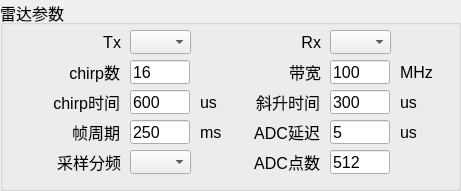
    <widget class="QGroupBox" name="groupBox_static">
     <property name="geometry">
      <rect>
       <x>20</x>
       <y>110</y>
       <width>461</width>
       <height>191</height>
      </rect>
     </property>
     <property name="font">
      <font>
       <family>Microsoft YaHei UI</family>
       <pointsize>12</pointsize>
      </font>
     </property>
     <property name="title">
      <string>雷达参数</string>
     </property>
     <widget class="QLineEdit" name="lineEdit_radarRampTime">
      <property name="geometry">
       <rect>
        <x>330</x>
        <y>90</y>
        <width>60</width>
        <height>24</height>
       </rect>
      </property>
      <property name="font">
       <font>
        <family>Microsoft YaHei UI</family>
        <pointsize>12</pointsize>
       </font>
      </property>
      <property name="text">
       <string>300</string>
      </property>
     </widget>
     <widget class="QLabel" name="label_7">
      <property name="geometry">
       <rect>
        <x>250</x>
        <y>90</y>
        <width>70</width>
        <height>24</height>
       </rect>
      </property>
      <property name="font">
       <font>
        <family>Microsoft YaHei UI</family>
        <pointsize>12</pointsize>
       </font>
      </property>
      <property name="text">
       <string>斜升时间</string>
      </property>
      <property name="alignment">
       <set>Qt::AlignRight|Qt::AlignTrailing|Qt::AlignVCenter</set>
      </property>
     </widget>
     <widget class="QLineEdit" name="lineEdit_radarBw">
      <property name="geometry">
       <rect>
        <x>330</x>
        <y>60</y>
        <width>60</width>
        <height>24</height>
       </rect>
      </property>
      <property name="font">
       <font>
        <family>Microsoft YaHei UI</family>
        <pointsize>12</pointsize>
       </font>
      </property>
      <property name="text">
       <string>100</string>
      </property>
     </widget>
     <widget class="QLabel" name="label_33">
      <property name="geometry">
       <rect>
        <x>400</x>
        <y>90</y>
        <width>51</width>
        <height>24</height>
       </rect>
      </property>
      <property name="font">
       <font>
        <family>Microsoft YaHei UI</family>
        <pointsize>12</pointsize>
       </font>
      </property>
      <property name="text">
       <string>us</string>
      </property>
     </widget>
     <widget class="QLabel" name="label_46">
      <property name="geometry">
       <rect>
        <x>250</x>
        <y>60</y>
        <width>71</width>
        <height>24</height>
       </rect>
      </property>
      <property name="font">
       <font>
        <family>Microsoft YaHei UI</family>
        <pointsize>12</pointsize>
       </font>
      </property>
      <property name="text">
       <string>带宽</string>
      </property>
      <property name="alignment">
       <set>Qt::AlignRight|Qt::AlignTrailing|Qt::AlignVCenter</set>
      </property>
     </widget>
     <widget class="QLabel" name="label_38">
      <property name="geometry">
       <rect>
        <x>400</x>
        <y>60</y>
        <width>51</width>
        <height>24</height>
       </rect>
      </property>
      <property name="font">
       <font>
        <family>Microsoft YaHei UI</family>
        <pointsize>12</pointsize>
       </font>
      </property>
      <property name="text">
       <string>MHz</string>
      </property>
     </widget>
     <widget class="QLabel" name="label_8">
      <property name="geometry">
       <rect>
        <x>50</x>
        <y>30</y>
        <width>71</width>
        <height>24</height>
       </rect>
      </property>
      <property name="font">
       <font>
        <family>Microsoft YaHei UI</family>
        <pointsize>12</pointsize>
       </font>
      </property>
      <property name="text">
       <string>Tx</string>
      </property>
      <property name="alignment">
       <set>Qt::AlignRight|Qt::AlignTrailing|Qt::AlignVCenter</set>
      </property>
     </widget>
     <widget class="QComboBox" name="comboBox_radarTxAnt">
      <property name="geometry">
       <rect>
        <x>130</x>
        <y>30</y>
        <width>61</width>
        <height>24</height>
       </rect>
      </property>
      <property name="font">
       <font>
        <family>Microsoft YaHei UI</family>
        <pointsize>12</pointsize>
       </font>
      </property>
     </widget>
     <widget class="QLineEdit" name="lineEdit_radarChirps">
      <property name="geometry">
       <rect>
        <x>130</x>
        <y>60</y>
        <width>60</width>
        <height>24</height>
       </rect>
      </property>
      <property name="font">
       <font>
        <family>Microsoft YaHei UI</family>
        <pointsize>12</pointsize>
       </font>
      </property>
      <property name="text">
       <string>16</string>
      </property>
     </widget>
     <widget class="QLabel" name="label_9">
      <property name="geometry">
       <rect>
        <x>50</x>
        <y>60</y>
        <width>70</width>
        <height>24</height>
       </rect>
      </property>
      <property name="font">
       <font>
        <family>Microsoft YaHei UI</family>
        <pointsize>12</pointsize>
       </font>
      </property>
      <property name="text">
       <string>chirp数</string>
      </property>
      <property name="alignment">
       <set>Qt::AlignRight|Qt::AlignTrailing|Qt::AlignVCenter</set>
      </property>
     </widget>
     <widget class="QLabel" name="label_39">
      <property name="geometry">
       <rect>
        <x>400</x>
        <y>120</y>
        <width>51</width>
        <height>24</height>
       </rect>
      </property>
      <property name="font">
       <font>
        <family>Microsoft YaHei UI</family>
        <pointsize>12</pointsize>
       </font>
      </property>
      <property name="text">
       <string>us</string>
      </property>
     </widget>
     <widget class="QLineEdit" name="lineEdit_radarADCDelay">
      <property name="geometry">
       <rect>
        <x>330</x>
        <y>120</y>
        <width>60</width>
        <height>24</height>
       </rect>
      </property>
      <property name="font">
       <font>
        <family>Microsoft YaHei UI</family>
        <pointsize>12</pointsize>
       </font>
      </property>
      <property name="text">
       <string>5</string>
      </property>
     </widget>
     <widget class="QLabel" name="label_10">
      <property name="geometry">
       <rect>
        <x>250</x>
        <y>120</y>
        <width>70</width>
        <height>24</height>
       </rect>
      </property>
      <property name="font">
       <font>
        <family>Microsoft YaHei UI</family>
        <pointsize>12</pointsize>
       </font>
      </property>
      <property name="text">
       <string>ADC延迟</string>
      </property>
      <property name="alignment">
       <set>Qt::AlignRight|Qt::AlignTrailing|Qt::AlignVCenter</set>
      </property>
     </widget>
     <widget class="QLabel" name="label_40">
      <property name="geometry">
       <rect>
        <x>200</x>
        <y>120</y>
        <width>51</width>
        <height>24</height>
       </rect>
      </property>
      <property name="font">
       <font>
        <family>Microsoft YaHei UI</family>
        <pointsize>12</pointsize>
       </font>
      </property>
      <property name="text">
       <string>ms</string>
      </property>
     </widget>
     <widget class="QLineEdit" name="lineEdit_radarPeriodicity">
      <property name="geometry">
       <rect>
        <x>130</x>
        <y>120</y>
        <width>60</width>
        <height>24</height>
       </rect>
      </property>
      <property name="font">
       <font>
        <family>Microsoft YaHei UI</family>
        <pointsize>12</pointsize>
       </font>
      </property>
      <property name="text">
       <string>250</string>
      </property>
     </widget>
     <widget class="QLabel" name="label_11">
      <property name="geometry">
       <rect>
        <x>50</x>
        <y>120</y>
        <width>70</width>
        <height>24</height>
       </rect>
      </property>
      <property name="font">
       <font>
        <family>Microsoft YaHei UI</family>
        <pointsize>12</pointsize>
       </font>
      </property>
      <property name="text">
       <string>帧周期</string>
      </property>
      <property name="alignment">
       <set>Qt::AlignRight|Qt::AlignTrailing|Qt::AlignVCenter</set>
      </property>
     </widget>
     <widget class="QLabel" name="label_41">
      <property name="geometry">
       <rect>
        <x>200</x>
        <y>90</y>
        <width>51</width>
        <height>24</height>
       </rect>
      </property>
      <property name="font">
       <font>
        <family>Microsoft YaHei UI</family>
        <pointsize>12</pointsize>
       </font>
      </property>
      <property name="text">
       <string>us</string>
      </property>
     </widget>
     <widget class="QLineEdit" name="lineEdit_radarTc">
      <property name="geometry">
       <rect>
        <x>130</x>
        <y>90</y>
        <width>60</width>
        <height>24</height>
       </rect>
      </property>
      <property name="font">
       <font>
        <family>Microsoft YaHei UI</family>
        <pointsize>12</pointsize>
       </font>
      </property>
      <property name="text">
       <string>600</string>
      </property>
     </widget>
     <widget class="QLabel" name="label_12">
      <property name="geometry">
       <rect>
        <x>50</x>
        <y>90</y>
        <width>70</width>
        <height>24</height>
       </rect>
      </property>
      <property name="font">
       <font>
        <family>Microsoft YaHei UI</family>
        <pointsize>12</pointsize>
       </font>
      </property>
      <property name="text">
       <string>chirp时间</string>
      </property>
      <property name="alignment">
       <set>Qt::AlignRight|Qt::AlignTrailing|Qt::AlignVCenter</set>
      </property>
     </widget>
     <widget class="QLineEdit" name="lineEdit_radarADCPoints">
      <property name="geometry">
       <rect>
        <x>330</x>
        <y>150</y>
        <width>60</width>
        <height>24</height>
       </rect>
      </property>
      <property name="font">
       <font>
        <family>Microsoft YaHei UI</family>
        <pointsize>12</pointsize>
       </font>
      </property>
      <property name="text">
       <string>512</string>
      </property>
     </widget>
     <widget class="QLabel" name="label_13">
      <property name="geometry">
       <rect>
        <x>250</x>
        <y>150</y>
        <width>70</width>
        <height>24</height>
       </rect>
      </property>
      <property name="font">
       <font>
        <family>Microsoft YaHei UI</family>
        <pointsize>12</pointsize>
       </font>
      </property>
      <property name="text">
       <string>ADC点数</string>
      </property>
      <property name="alignment">
       <set>Qt::AlignRight|Qt::AlignTrailing|Qt::AlignVCenter</set>
      </property>
     </widget>
     <widget class="QLabel" name="label_14">
      <property name="geometry">
       <rect>
        <x>50</x>
        <y>150</y>
        <width>71</width>
        <height>24</height>
       </rect>
      </property>
      <property name="font">
       <font>
        <family>Microsoft YaHei UI</family>
        <pointsize>12</pointsize>
       </font>
      </property>
      <property name="text">
       <string>采样分频</string>
      </property>
      <property name="alignment">
       <set>Qt::AlignRight|Qt::AlignTrailing|Qt::AlignVCenter</set>
      </property>
     </widget>
     <widget class="QComboBox" name="comboBox_radarSampleInterval">
      <property name="geometry">
       <rect>
        <x>130</x>
        <y>150</y>
        <width>61</width>
        <height>24</height>
       </rect>
      </property>
      <property name="font">
       <font>
        <family>Microsoft YaHei UI</family>
        <pointsize>12</pointsize>
       </font>
      </property>
     </widget>
     <widget class="QComboBox" name="comboBox_radarRxAnt">
      <property name="geometry">
       <rect>
        <x>330</x>
        <y>30</y>
        <width>61</width>
        <height>24</height>
       </rect>
      </property>
      <property name="font">
       <font>
        <family>Microsoft YaHei UI</family>
        <pointsize>12</pointsize>
       </font>
      </property>
     </widget>
     <widget class="QLabel" name="label_15">
      <property name="geometry">
       <rect>
        <x>250</x>
        <y>30</y>
        <width>71</width>
        <height>24</height>
       </rect>
      </property>
      <property name="font">
       <font>
        <family>Microsoft YaHei UI</family>
        <pointsize>12</pointsize>
       </font>
      </property>
      <property name="text">
       <string>Rx</string>
      </property>
      <property name="alignment">
       <set>Qt::AlignRight|Qt::AlignTrailing|Qt::AlignVCenter</set>
      </property>
     </widget>
    </widget>
